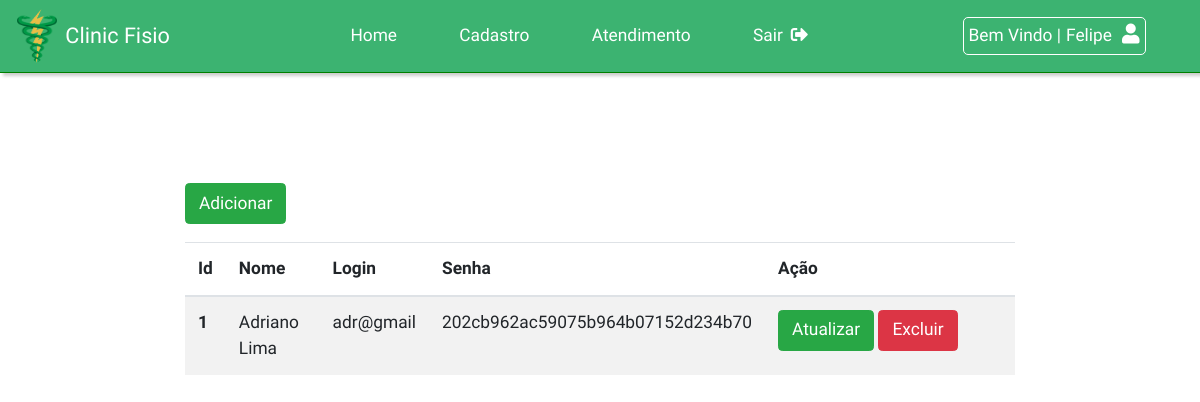
The app's page /Telas/ListarProfessor.php (signed in) with its own data.
### tables this page shows
CREATE TABLE IF NOT EXISTS PROFESSOR( 
  IDPROF INT(11) AUTO_INCREMENT PRIMARY KEY, 
  NOMEPROF VARCHAR(255) NOT NULL, 
  DATANASCPROF DATE NOT NULL,
  SEXOPROF VARCHAR(255) NOT NULL,
  RGPROF VARCHAR(255) NOT NULL,
  CPFPROF VARCHAR(255) NOT NULL,
  ESTADOCIVILPROF VARCHAR(255) NOT NULL,
  ENDERECOPROF VARCHAR(255) NOT NULL,
  BAIRROPROF VARCHAR(255) NOT NULL,
  CIDADEPROF VARCHAR(255) NOT NULL, 
  TELEFONEPROF VARCHAR(255) NOT NULL,
  ESPECIALIZACAO VARCHAR(255) NOT NULL,
  COORDENADOR VARCHAR(255) NOT NULL,
  LOGIN VARCHAR(255) NOT NULL,
  SENHA VARCHAR(255) NOT NULL
 );

### Util/daoGenerico.php (called while the page is built, shortened)
<?php
class daoGenerico{
  public $error = false;
  private $pdo;
 function __construct(){
      try{
        $this->pdo = new PDO("mysql:host=localhost;dbname=fisio;charset=utf8",'root','');
      }catch(PDOException $e){
        $this->error = true;
        $this->error($e->getMessage());
      }
  }
    public function getDados($sql,$fetchAll){
     if($this->error != true){
        try {
          $stm = $this->pdo->prepare($sql);
          if($stm->execute()){
              if($fetchAll):
                $dados = $stm->fetchAll(PDO::FETCH_OBJ);
              else:
                $dados = $stm->fetch(PDO::FETCH_OBJ);
              endif;
                if(!empty($dados)){
                  return $dados;
                }else{
                  return null;
                }
          }else{
              return null;
          }
        }catch (PDOException $e) {
          echo "Erro: " . $e->getMessage();
        }
      }
   }
}
?>

### Telas/ListarProfessor.php (the view, shortened to what this page needs)
<!DOCTYPE html>
<html lang="pt-br">
<head>
    <link rel="stylesheet" href="https://maxcdn.bootstrapcdn.com/bootstrap/4.0.0/css/bootstrap.min.css">
    <link rel="stylesheet" href="https://use.fontawesome.com/releases/v5.8.2/css/all.css">
    <link rel="stylesheet" href="../bootstrap/css/bootstrap.min.css">
    <link rel="stylesheet" type="text/css" href="../css/styleListarAlunos.css">
    <link rel="stylesheet"  type="text/css"  href="../css/styleMenu.css">
</head>
<body>
    <?php require '../Util/Menu.php'; ?>
      <div class="container">
            <div class="row">
                <p>
                    <a href="../Telas/CadastroProfessor.php" class="btn btn-success">Adicionar</a>
                </p>
                <table class="table table-striped">
                    <thead>
                        <tr>
                            <th scope="col">Id</th>
                            <th scope="col">Nome</th>
                            <th scope="col">Login</th>
                            <th scope="col">Senha</th>
                            <th scope="col">Ação</th>
                        </tr>
                    </thead>
                    <tbody>
                        <?php
                        require '../Util/daoGenerico.php';
                        $dao = new daoGenerico();
                        $sql = 'SELECT * FROM PROFESSOR ORDER BY IDPROF ASC';
                        $dados = $dao->getDados($sql,true);
                        foreach($dados as $row){
                            echo '<tr>';
			                echo '<th scope="row">'. $row->IDPROF . '</th>';
                            echo '<td>'. $row->NOMEPROF . '</td>';
                            echo '<td>'. $row->LOGIN . '</td>';
                            echo '<td>'. $row->SENHA . '</td>';
                            echo '<td width=250>';
                            echo '<a class="btn btn-success" href="../Telas/CadastroProfessor.php?id='.$row->IDPROF.'">Atualizar</a>';
                            echo '<a class="btn btn-danger" href="../Telas/ListarProfessor.php?id='.$row->IDPROF.'">Excluir</button>';
                            echo '</td>';
                            echo '</tr>';
                        }
                        ?>
                    </tbody>
                </table>
           </div>
      </div>
</body>
</html>

### css/styleListarAlunos.css (style rules this page uses)
* { padding: 0; margin: 0; font-family: 'Abel', sans-serif; user-select: none; font-size: 13pt; }
.container { transform: translateY(60px); margin: 0 auto; padding: 5px; width: 810px; transition: .3s; }

### css/styleMenu.css (style rules this page uses)
.container { padding-top: 50px; }

### records on screen
professor: IDPROF "1", NOMEPROF "Adriano Lima", LOGIN "adr@gmail", SENHA "202cb962ac59075b964b07152d234b70"

### other values on screen
explode(' ',$logado)[0] "Felipe"
